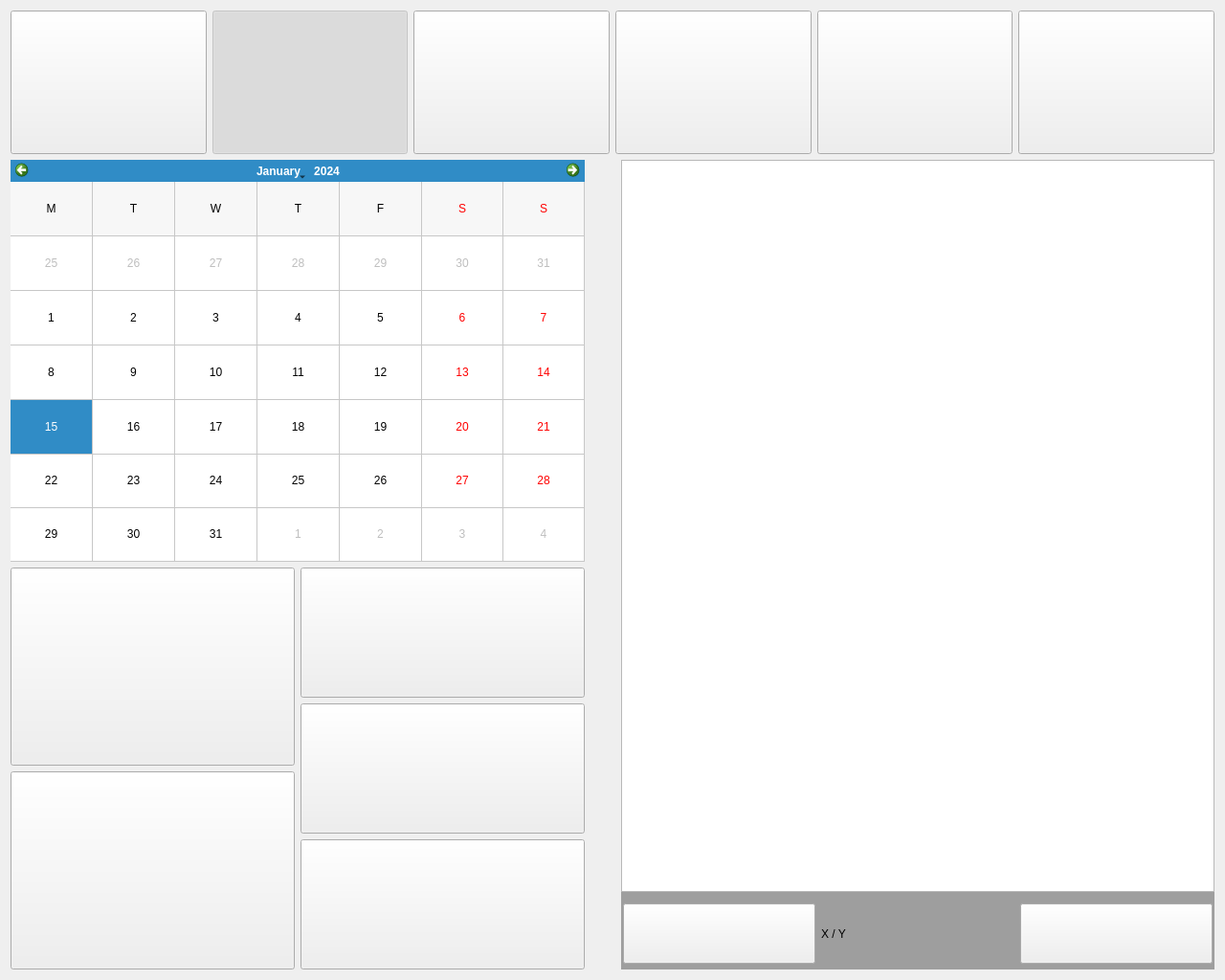
<?xml version="1.0" encoding="UTF-8"?>
<ui version="4.0">
 <class>TableReservationView</class>
 <widget class="QWidget" name="TableReservationView">
  <property name="geometry">
   <rect>
    <x>0</x>
    <y>0</y>
    <width>1280</width>
    <height>1024</height>
   </rect>
  </property>
  <property name="windowTitle">
   <string>Reservations</string>
  </property>
  <property name="styleSheet">
   <string notr="true">#pageInfoLabel{
color: black;
font: 18pt &quot;Calibri&quot;;
qproperty-alignment: AlignCenter;
}

#resultsWidget {
background: rgb(158,158,158);
}


#newinvoiceButton{
qproperty-icon: url(&quot;:/images/newinvoice.png&quot;);
qproperty-iconSize: 120px 120px;
}

#tableReservationButton{
qproperty-icon: url(&quot;:/images/reservation.png&quot;);
qproperty-iconSize: 120px 120px;
}


#invoicesPushButton{
qproperty-icon: url(&quot;:/images/invoices.png&quot;);
qproperty-iconSize: 120px 120px;
}

#accountButton{
qproperty-icon: url(&quot;:/images/account.png&quot;);
qproperty-iconSize: 120px 120px;
}


#depositsButton{
qproperty-icon: url(&quot;:/images/deposits.png&quot;);
qproperty-iconSize: 120px 120px;
}

#exitButton{
qproperty-icon: url(&quot;:/images/exit.png&quot;);
qproperty-iconSize: 120px 120px;
}

#midMorningButton{
qproperty-icon: url(&quot;:/images/dawn.png&quot;);
qproperty-iconSize: 120px 120px;
}

#lunchButton{
qproperty-icon: url(&quot;:/images/sun.png&quot;);
qproperty-iconSize: 120px 120px;
}

#supperButton{
qproperty-icon: url(&quot;:/images/dusk.png&quot;);
qproperty-iconSize: 120px 120px;
}

#dinnerButton{
qproperty-icon: url(&quot;:/images/moon.png&quot;);
qproperty-iconSize: 120px 120px;
}


#prevPagePushButton{
qproperty-icon: url(&quot;:/images/left.png&quot;);
qproperty-iconSize: 50px 50px;
}

#nextPagePushButton{
qproperty-icon: url(&quot;:/images/right.png&quot;);
qproperty-iconSize: 50px 50px;
}


#fireplacePushButton{
qproperty-icon: url(&quot;:/images/fire.png&quot;);
qproperty-iconSize: 160px 160px;
}

#ovenPushButton{
qproperty-icon: url(&quot;:/images/oven.png&quot;);
qproperty-iconSize: 120px 120px;
}



#tablePushButton{
qproperty-icon: url(&quot;:/images/table.png&quot;);
qproperty-iconSize: 120px 120px;
}
</string>
  </property>
  <layout class="QVBoxLayout" name="verticalLayout">
   <item>
    <widget class="QWidget" name="topPanelWidget" native="true">
     <property name="minimumSize">
      <size>
       <width>0</width>
       <height>150</height>
      </size>
     </property>
     <property name="maximumSize">
      <size>
       <width>16777215</width>
       <height>150</height>
      </size>
     </property>
     <layout class="QHBoxLayout" name="horizontalLayout_5">
      <property name="leftMargin">
       <number>0</number>
      </property>
      <property name="topMargin">
       <number>0</number>
      </property>
      <property name="rightMargin">
       <number>0</number>
      </property>
      <property name="bottomMargin">
       <number>0</number>
      </property>
      <item>
       <widget class="QPushButton" name="newinvoiceButton">
        <property name="sizePolicy">
         <sizepolicy hsizetype="Minimum" vsizetype="Expanding">
          <horstretch>0</horstretch>
          <verstretch>0</verstretch>
         </sizepolicy>
        </property>
       </widget>
      </item>
      <item>
       <widget class="QPushButton" name="tableReservationButton">
        <property name="enabled">
         <bool>false</bool>
        </property>
        <property name="sizePolicy">
         <sizepolicy hsizetype="Minimum" vsizetype="Expanding">
          <horstretch>0</horstretch>
          <verstretch>0</verstretch>
         </sizepolicy>
        </property>
        <property name="checkable">
         <bool>true</bool>
        </property>
        <property name="checked">
         <bool>true</bool>
        </property>
       </widget>
      </item>
      <item>
       <widget class="QPushButton" name="invoicesPushButton">
        <property name="enabled">
         <bool>true</bool>
        </property>
        <property name="sizePolicy">
         <sizepolicy hsizetype="Minimum" vsizetype="Expanding">
          <horstretch>0</horstretch>
          <verstretch>0</verstretch>
         </sizepolicy>
        </property>
        <property name="checkable">
         <bool>false</bool>
        </property>
        <property name="checked">
         <bool>false</bool>
        </property>
       </widget>
      </item>
      <item>
       <widget class="QPushButton" name="accountButton">
        <property name="sizePolicy">
         <sizepolicy hsizetype="Minimum" vsizetype="Expanding">
          <horstretch>0</horstretch>
          <verstretch>0</verstretch>
         </sizepolicy>
        </property>
       </widget>
      </item>
      <item>
       <widget class="QPushButton" name="depositsButton">
        <property name="sizePolicy">
         <sizepolicy hsizetype="Minimum" vsizetype="Expanding">
          <horstretch>0</horstretch>
          <verstretch>0</verstretch>
         </sizepolicy>
        </property>
        <property name="minimumSize">
         <size>
          <width>0</width>
          <height>0</height>
         </size>
        </property>
        <property name="maximumSize">
         <size>
          <width>16777215</width>
          <height>16777215</height>
         </size>
        </property>
       </widget>
      </item>
      <item>
       <widget class="QPushButton" name="exitButton">
        <property name="sizePolicy">
         <sizepolicy hsizetype="Minimum" vsizetype="Expanding">
          <horstretch>0</horstretch>
          <verstretch>0</verstretch>
         </sizepolicy>
        </property>
        <property name="minimumSize">
         <size>
          <width>0</width>
          <height>0</height>
         </size>
        </property>
        <property name="maximumSize">
         <size>
          <width>16777215</width>
          <height>16777215</height>
         </size>
        </property>
        <property name="autoFillBackground">
         <bool>false</bool>
        </property>
       </widget>
      </item>
     </layout>
    </widget>
   </item>
   <item>
    <widget class="QWidget" name="mainWidget" native="true">
     <property name="minimumSize">
      <size>
       <width>0</width>
       <height>0</height>
      </size>
     </property>
     <layout class="QHBoxLayout" name="horizontalLayout_2">
      <property name="leftMargin">
       <number>0</number>
      </property>
      <property name="topMargin">
       <number>0</number>
      </property>
      <property name="rightMargin">
       <number>0</number>
      </property>
      <property name="bottomMargin">
       <number>0</number>
      </property>
      <item>
       <widget class="QWidget" name="searchWidget" native="true">
        <property name="minimumSize">
         <size>
          <width>600</width>
          <height>0</height>
         </size>
        </property>
        <property name="maximumSize">
         <size>
          <width>600</width>
          <height>16777215</height>
         </size>
        </property>
        <property name="layoutDirection">
         <enum>Qt::LeftToRight</enum>
        </property>
        <layout class="QVBoxLayout" name="verticalLayout_2">
         <property name="spacing">
          <number>6</number>
         </property>
         <property name="leftMargin">
          <number>0</number>
         </property>
         <property name="topMargin">
          <number>0</number>
         </property>
         <property name="rightMargin">
          <number>0</number>
         </property>
         <property name="bottomMargin">
          <number>0</number>
         </property>
         <item>
          <widget class="QCalendarWidget" name="calendarWidget">
           <property name="maximumSize">
            <size>
             <width>16777215</width>
             <height>16777215</height>
            </size>
           </property>
           <property name="gridVisible">
            <bool>true</bool>
           </property>
           <property name="horizontalHeaderFormat">
            <enum>QCalendarWidget::SingleLetterDayNames</enum>
           </property>
           <property name="verticalHeaderFormat">
            <enum>QCalendarWidget::NoVerticalHeader</enum>
           </property>
          </widget>
         </item>
         <item>
          <widget class="QWidget" name="widget" native="true">
           <layout class="QHBoxLayout" name="horizontalLayout">
            <property name="leftMargin">
             <number>0</number>
            </property>
            <property name="topMargin">
             <number>0</number>
            </property>
            <property name="rightMargin">
             <number>0</number>
            </property>
            <property name="bottomMargin">
             <number>0</number>
            </property>
            <item>
             <widget class="QWidget" name="widget_2" native="true">
              <layout class="QVBoxLayout" name="verticalLayout_4">
               <property name="leftMargin">
                <number>0</number>
               </property>
               <property name="topMargin">
                <number>0</number>
               </property>
               <property name="rightMargin">
                <number>0</number>
               </property>
               <property name="bottomMargin">
                <number>0</number>
               </property>
               <item>
                <widget class="QPushButton" name="lunchButton">
                 <property name="sizePolicy">
                  <sizepolicy hsizetype="Minimum" vsizetype="Expanding">
                   <horstretch>0</horstretch>
                   <verstretch>0</verstretch>
                  </sizepolicy>
                 </property>
                 <property name="minimumSize">
                  <size>
                   <width>0</width>
                   <height>0</height>
                  </size>
                 </property>
                 <property name="maximumSize">
                  <size>
                   <width>16777215</width>
                   <height>16777215</height>
                  </size>
                 </property>
                 <property name="layoutDirection">
                  <enum>Qt::LeftToRight</enum>
                 </property>
                 <attribute name="buttonGroup">
                  <string notr="true">reservationTypeButtonGroup</string>
                 </attribute>
                </widget>
               </item>
               <item>
                <widget class="QPushButton" name="dinnerButton">
                 <property name="sizePolicy">
                  <sizepolicy hsizetype="Minimum" vsizetype="Expanding">
                   <horstretch>0</horstretch>
                   <verstretch>0</verstretch>
                  </sizepolicy>
                 </property>
                 <property name="minimumSize">
                  <size>
                   <width>0</width>
                   <height>0</height>
                  </size>
                 </property>
                 <property name="maximumSize">
                  <size>
                   <width>16777215</width>
                   <height>16777215</height>
                  </size>
                 </property>
                 <property name="layoutDirection">
                  <enum>Qt::LeftToRight</enum>
                 </property>
                 <attribute name="buttonGroup">
                  <string notr="true">reservationTypeButtonGroup</string>
                 </attribute>
                </widget>
               </item>
              </layout>
             </widget>
            </item>
            <item>
             <widget class="QWidget" name="widget_3" native="true">
              <layout class="QVBoxLayout" name="verticalLayout_5">
               <property name="leftMargin">
                <number>0</number>
               </property>
               <property name="topMargin">
                <number>0</number>
               </property>
               <property name="rightMargin">
                <number>0</number>
               </property>
               <property name="bottomMargin">
                <number>0</number>
               </property>
               <item>
                <widget class="QPushButton" name="tablePushButton">
                 <property name="sizePolicy">
                  <sizepolicy hsizetype="Minimum" vsizetype="Expanding">
                   <horstretch>0</horstretch>
                   <verstretch>0</verstretch>
                  </sizepolicy>
                 </property>
                 <attribute name="buttonGroup">
                  <string notr="true">reservationItemButtonGroup</string>
                 </attribute>
                </widget>
               </item>
               <item>
                <widget class="QPushButton" name="ovenPushButton">
                 <property name="sizePolicy">
                  <sizepolicy hsizetype="Minimum" vsizetype="Expanding">
                   <horstretch>0</horstretch>
                   <verstretch>0</verstretch>
                  </sizepolicy>
                 </property>
                 <attribute name="buttonGroup">
                  <string notr="true">reservationItemButtonGroup</string>
                 </attribute>
                </widget>
               </item>
               <item>
                <widget class="QPushButton" name="fireplacePushButton">
                 <property name="sizePolicy">
                  <sizepolicy hsizetype="Minimum" vsizetype="Expanding">
                   <horstretch>0</horstretch>
                   <verstretch>0</verstretch>
                  </sizepolicy>
                 </property>
                 <attribute name="buttonGroup">
                  <string notr="true">reservationItemButtonGroup</string>
                 </attribute>
                </widget>
               </item>
              </layout>
             </widget>
            </item>
           </layout>
          </widget>
         </item>
        </layout>
       </widget>
      </item>
      <item>
       <spacer name="horizontalSpacer">
        <property name="orientation">
         <enum>Qt::Horizontal</enum>
        </property>
        <property name="sizeHint" stdset="0">
         <size>
          <width>40</width>
          <height>20</height>
         </size>
        </property>
       </spacer>
      </item>
      <item>
       <widget class="QWidget" name="resultsWidget" native="true">
        <property name="minimumSize">
         <size>
          <width>620</width>
          <height>0</height>
         </size>
        </property>
        <property name="maximumSize">
         <size>
          <width>458</width>
          <height>16777215</height>
         </size>
        </property>
        <layout class="QVBoxLayout" name="verticalLayout_3">
         <property name="leftMargin">
          <number>0</number>
         </property>
         <property name="topMargin">
          <number>0</number>
         </property>
         <property name="rightMargin">
          <number>0</number>
         </property>
         <property name="bottomMargin">
          <number>0</number>
         </property>
         <item>
          <widget class="QTableWidget" name="tableReservationTableWidget">
           <property name="minimumSize">
            <size>
             <width>0</width>
             <height>0</height>
            </size>
           </property>
           <property name="maximumSize">
            <size>
             <width>16777215</width>
             <height>16777215</height>
            </size>
           </property>
           <property name="verticalScrollBarPolicy">
            <enum>Qt::ScrollBarAlwaysOff</enum>
           </property>
           <property name="horizontalScrollBarPolicy">
            <enum>Qt::ScrollBarAlwaysOff</enum>
           </property>
           <property name="editTriggers">
            <set>QAbstractItemView::NoEditTriggers</set>
           </property>
           <property name="alternatingRowColors">
            <bool>true</bool>
           </property>
           <property name="selectionMode">
            <enum>QAbstractItemView::NoSelection</enum>
           </property>
           <property name="selectionBehavior">
            <enum>QAbstractItemView::SelectRows</enum>
           </property>
           <attribute name="verticalHeaderVisible">
            <bool>false</bool>
           </attribute>
          </widget>
         </item>
         <item>
          <widget class="QWidget" name="pagingWidget" native="true">
           <property name="minimumSize">
            <size>
             <width>0</width>
             <height>75</height>
            </size>
           </property>
           <layout class="QHBoxLayout" name="horizontalLayout_9">
            <property name="leftMargin">
             <number>2</number>
            </property>
            <property name="topMargin">
             <number>6</number>
            </property>
            <property name="rightMargin">
             <number>2</number>
            </property>
            <property name="bottomMargin">
             <number>6</number>
            </property>
            <item>
             <widget class="QPushButton" name="prevPagePushButton">
              <property name="sizePolicy">
               <sizepolicy hsizetype="Preferred" vsizetype="Preferred">
                <horstretch>0</horstretch>
                <verstretch>0</verstretch>
               </sizepolicy>
              </property>
             </widget>
            </item>
            <item>
             <widget class="QLabel" name="pageInfoLabel">
              <property name="text">
               <string notr="true">X / Y</string>
              </property>
             </widget>
            </item>
            <item>
             <widget class="QPushButton" name="nextPagePushButton">
              <property name="sizePolicy">
               <sizepolicy hsizetype="Preferred" vsizetype="Preferred">
                <horstretch>0</horstretch>
                <verstretch>0</verstretch>
               </sizepolicy>
              </property>
             </widget>
            </item>
           </layout>
          </widget>
         </item>
        </layout>
       </widget>
      </item>
     </layout>
    </widget>
   </item>
  </layout>
 </widget>
 <resources/>
 <connections/>
 <buttongroups>
  <buttongroup name="reservationItemButtonGroup"/>
  <buttongroup name="reservationTypeButtonGroup"/>
 </buttongroups>
</ui>
